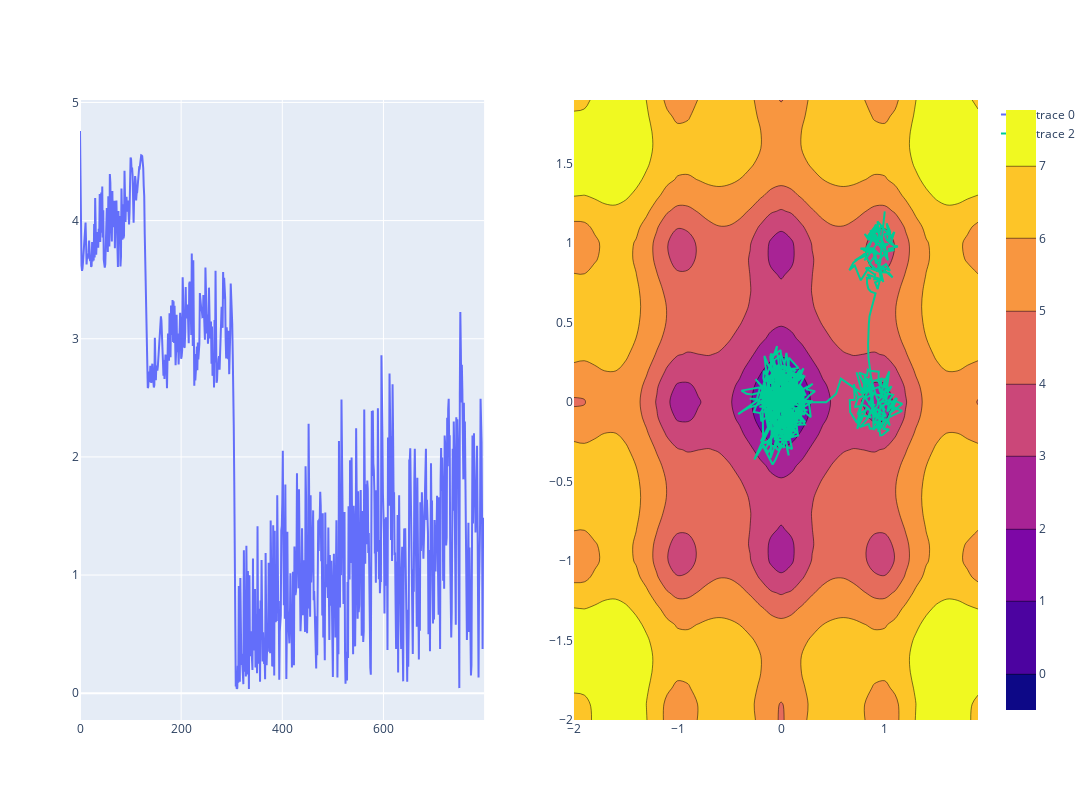

Notebook code for this chart:
### Code cell
m = of.Ackley(start=[1.0, 1.2], bounds=5)
ackley_sgdlevy = of.OptimisationProblem(
    m,
    SGDMeta(m.parameters(), height=0.2, width=0.02, lr=0.01, momentum=0),
    n_epochs = 800
)
losses, params, preds = ackley_sgdlevy.run()
fig1 = ackley_sgdlevy.visualise((-2, 2), (-2, 2), 0.1, render="contour")
fig1.show()

### Figure 1 — Plotly figure (JSON) as saved in the notebook; plotly's stock layout.template omitted (floating-point values rounded to 4 significant figures; data arrays with more than 128 entries replaced by an {"elided": "..."} marker saying what was removed)
{"data": [{"type": "scatter", "x": {"elided": "800 int values"}, "xaxis": "x", "y": {"elided": "800 float values"}, "yaxis": "y"}, {"type": "contour", "x": [-2, -1.9, -1.8, -1.7, -1.6, -1.5, -1.4, -1.3, -1.2, -1.1, -1.0, -0.9, -0.8, -0.7, -0.6, -0.5, -0.4, -0.3, -0.2, -0.1, 1.776e-15, 0.1, 0.2, 0.3, 0.4, 0.5, 0.6, 0.7, 0.8, 0.9, 1.0, 1.1, 1.2, 1.3, 1.4, 1.5, 1.6, 1.7, 1.8, 1.9], "xaxis": "x2", "y": [-2, -1.9, -1.8, -1.7, -1.6, -1.5, -1.4, -1.3, -1.2, -1.1, -1.0, -0.9, -0.8, -0.7, -0.6, -0.5, -0.4, -0.3, -0.2, -0.1, 1.776e-15, 0.1, 0.2, 0.3, 0.4, 0.5, 0.6, 0.7, 0.8, 0.9, 1.0, 1.1, 1.2, 1.3, 1.4, 1.5, 1.6, 1.7, 1.8, 1.9], "yaxis": "y2", "z": {"elided": "40x40 float values"}}, {"text": {"elided": "800 str values"}, "type": "scatter", "x": {"elided": "801 float values"}, "xaxis": "x2", "y": {"elided": "801 float values"}, "yaxis": "y2"}], "layout": {"autosize": false, "height": 800, "width": 1600, "xaxis": {"anchor": "y", "domain": [0, 0.45]}, "xaxis2": {"anchor": "y2", "domain": [0.55, 1]}, "yaxis": {"anchor": "x", "domain": [0, 1]}, "yaxis2": {"anchor": "x2", "domain": [0, 1]}}}
